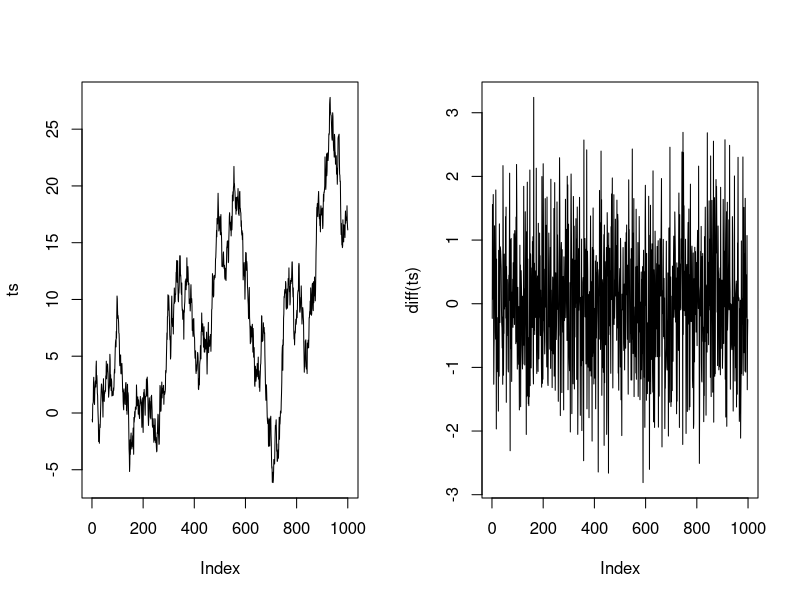

This figure's R source: (Note: this script raises an error after producing the figure.)
set.seed(123)
x = rnorm(1000)
ts <- cumsum(x)
diff_ts <- diff(ts)
par(mfrow=c(1,2))
plot(ts, type='l')
plot(diff(ts), type='l')

dt <- cars
length(dt[,1])

abs(x) #x의 절대값
log(x, base = y) #밑을 y로 하는 x의 log, 밑을 지정하지 않으면 lnx를 return
exp(x) #e의 x제곱
sqrt(x) #x의 제곱근
factanal(x) #x팩토리얼

x_vector <- seq(45, 55, by = 1)
log(x_vector)
exp(x_vector)
sqrt(x_vector)
factorial(x_vector)

mean(x) #x의 평균
median(x) #x의 중앙값
var(x) #x의 분산
sd(x) #x의 표준편차
scale(x) #x의 표준점수(z점수)
quantile(x) #x의 사분위수
summary(x) #x의 요약정보: 평균, 최소, 최대, 사분위수 등

speed <- cars$speed #cars라는 data frame에서 speed 열만 선택하여 추출
mean(speed)
median(speed)
var(speed)
sd(speed)
head(scale(speed), 5) #총 data frame에서 앞의 5개의 열만 출력
quantile(speed)
summary(speed)

square_function <- function(n) {
  n^2
}
square_function(4)
rm(square_function) #rm(): 함수 사용 후에 삭제 가능

ls(environment())

times <- function(x, y) {
  x*y
}
times(2, 4)

library(tibble)
data_frame <- tibble(c1 = rnorm(50, 5, 1.5), c2 = rnorm(50, 5, 1.5), c3 = rnorm(50, 5, 1.5))
(data_frame$c1 - min(data_frame$c1))/(max(data_frame$c1) - min(data_frame$c1)) #c1열의 정규화 값
data_frame$c1_norm <- (data_frame$c1 -min(data_frame$c1))/(max(data_frame$c1)-min(data_frame$c1))
data_frame$c2_norm <- (data_frame$c2 -min(data_frame$c2))/(max(data_frame$c2)-min(data_frame$c2))
data_frame$c3_norm <- (data_frame$c3 -min(data_frame$c3))/(max(data_frame$c3)-min(data_frame$c3))
head(data_frame$c3_norm, 5)

normalize <- function(x) {
  nominator <- x - min(x)
  denominator <- max(x) - min(x)
  normalize <- nominator/denominator
  return(normalize)
}
normalize(data_frame$c1)
data_frame$c1_norm_function <- normalize(data_frame$c1)
data_frame$c2_norm_function <- normalize(data_frame$c2)
data_frame$c3_norm_function <- normalize(data_frame$c3)

#data frame을 train data와 test data로 분할하는 function
split_data <- function(df, train = TRUE) {
  length <- nrow(df)
  total_row <- length*0.8
  split <- 1:total_row
  if (train == TRUE) {
    train_df <- df[split, ]
    return(train_df)
  } else {
    test_df <- df[-split, ]
    return(test_df)
  }
}
#df: data set 정의
#train: 함수가 train data 혹은 test data를 반환할지를 지정, default는 TRUE

train <- split_data(airquality, train = TRUE)
dim(train)
test <- split_data(airquality, train = FALSE)
dim(test)